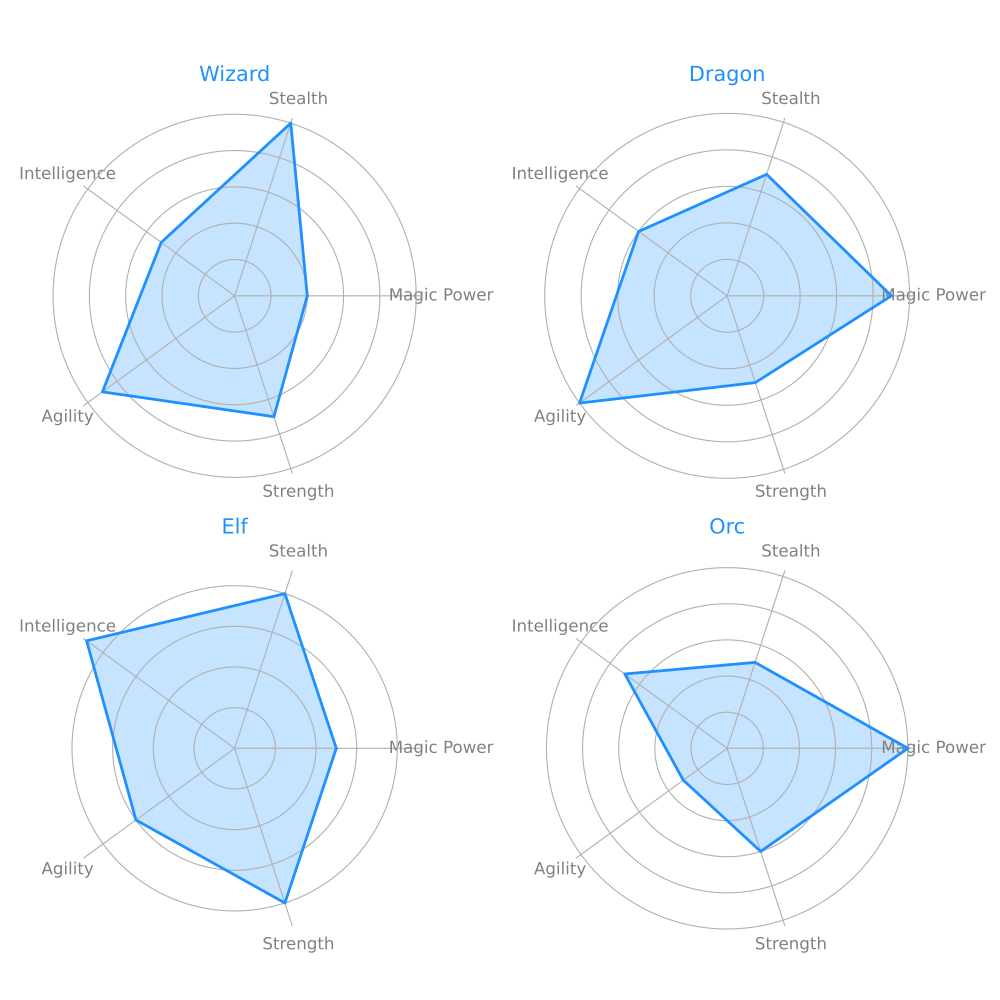

Recreate this plot in Python.
import matplotlib.pyplot as plt
import numpy as np

creatures = ['Wizard', 'Dragon', 'Elf', 'Orc']
attributes = ['Magic Power', 'Stealth', 'Intelligence', 'Agility', 'Strength']

data = {
    'Wizard': [4, 10, 5, 9, 7],
    'Dragon': [9, 7, 6, 10, 5],
    'Elf': [5, 8, 9, 6, 8],
    'Orc': [10, 5, 7, 3, 6]
}

num_vars = len(attributes)
angles = np.linspace(0, 2 * np.pi, num_vars, endpoint=False).tolist()
angles += angles[:1]

def radar_chart(ax, values, creature_name, color):
    values += values[:1]
    ax.fill(angles, values, color=color, alpha=0.25)
    ax.plot(angles, values, color=color, linewidth=2)

    ax.set_xticks(angles[:-1])
    ax.set_xticklabels(attributes, color='grey', fontsize=12)
    ax.set_yticklabels([])

    ax.set_title(creature_name, size=15, color=color, pad=20)

# Single color for all charts
single_color = '#1E90FF'

fig, axs = plt.subplots(nrows=2, ncols=2, figsize=(10, 10), subplot_kw=dict(polar=True))
fig.subplots_adjust(hspace=0.4, wspace=0.4)

for ax, creature in zip(axs.flat, creatures):
    radar_chart(ax, data[creature], creature, single_color)
    # Remove borders
    ax.spines['polar'].set_visible(False)

# Remove the overall title since it's a stylistic element
# plt.suptitle("Mystical Beings' Skills Evaluation in Different Domains", 
#              fontsize=18, fontweight='bold', color='darkslateblue')

plt.tight_layout(rect=[0, 0.03, 1, 0.95])

plt.show()
